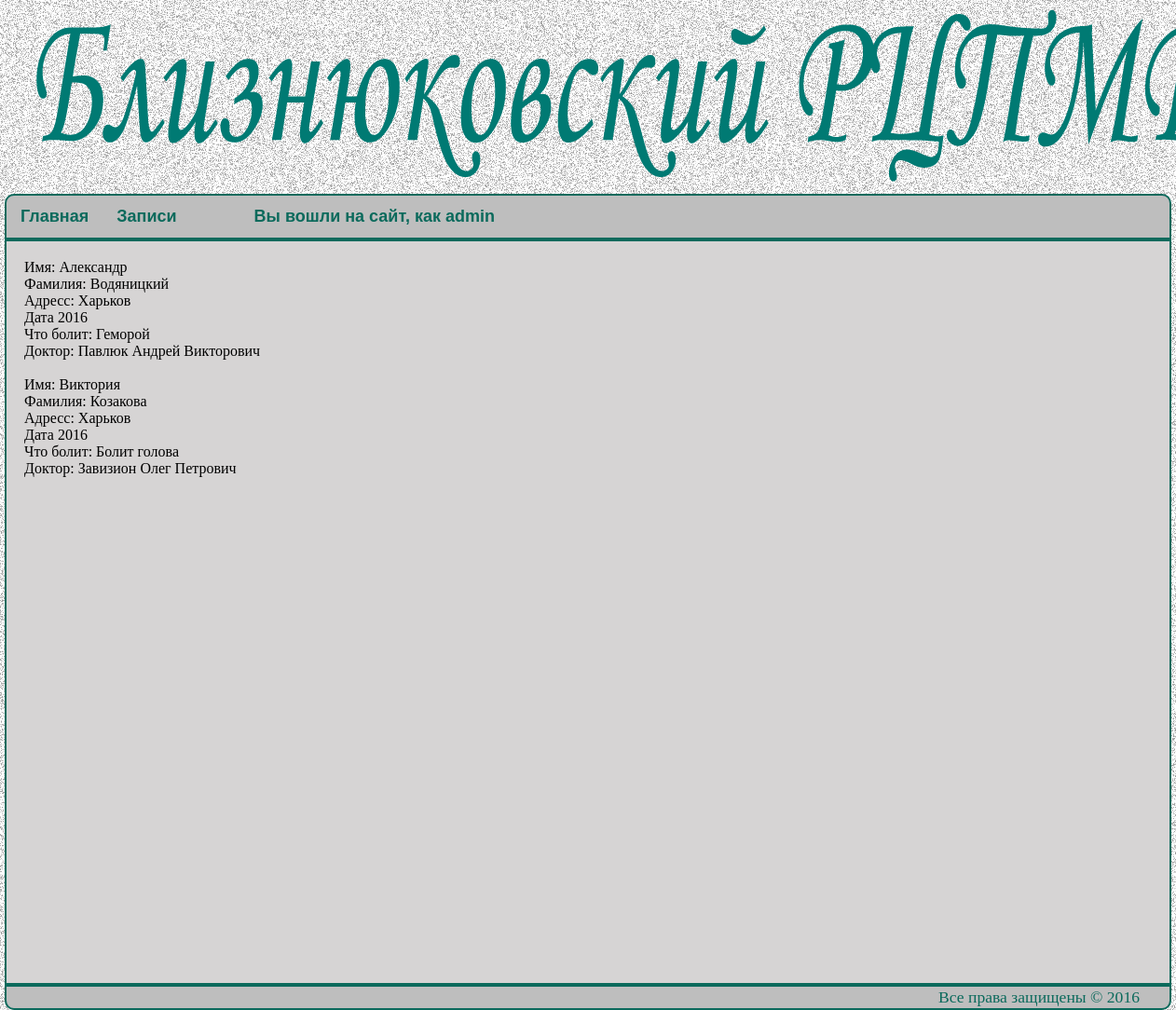
Screenshot of /admin/zapis.php with the database file from the repository.
### tables this page shows
CREATE TABLE IF NOT EXISTS `visit` (
  `id` int(11) NOT NULL,
  `name` varchar(200) NOT NULL,
  `last_name` varchar(200) NOT NULL,
  `adress` varchar(200) NOT NULL,
  `telefon` varchar(200) NOT NULL,
  `date` int(11) NOT NULL,
  `comments` varchar(200) NOT NULL,
  `doctorName` varchar(200) NOT NULL
);

### admin/zapis.php (the view, shortened to what this page needs)
<html>
<head>
    <link href="../css/style.css" rel="stylesheet">
</head>
<body>
    <table cellpadding="0" cellspacing="0" width="860" align="center">
        <tr>
            <?php
            include 'header.php';
            ?>
        </tr>
        <td class="center_col">
           <?php
			include('../bd.php');
			$resultat = mysql_query("SELECT * FROM visit",$db);
			$array = mysql_fetch_array($resultat);
			do
			{
			echo "Имя: ".$array['name']."<br>Фамилия: ".$array['last_name']."<br>Адресс: ".$array['adress']."<br>Дата ".$array['date']."<br>Что болит: ".$array['comments']."<br>Доктор: ".$array['doctorName']."<br><br>";
			}
			while($array = mysql_fetch_array($resultat));
			?>
        </td>
    <tr>
        <td colspan="3" class="footer"><div id='right'>Все права защищены &copy <?=date('Y')?></div></td>
    </tr>
</table>
</body>
</html>

### admin/header.php
<html>
<body>
    <div id="logo">  </div>
    <td colspan="3" class="header">
        <ul id="menu">
            <li><a href="../index.php">Главная</a></li>
            <li><a href="zapis.php">Записи</a></li>
            <li><h>
                <?php if (empty($_SESSION['login']) or empty($_SESSION['id'])) {
                        echo "Вы вошли на сайт, как admin<br>";
                   }
                ?>
            </h></li>
        </ul>
    </td>
</body>
</html>

### css/style.css (style rules this page uses)
body { background: url('../image/img1.jpg'); width: 100%; margin: 0 auto; }
div#logo { width:100%; height:13em; background:url('../image/img2.png') no-repeat; }
#menu { list-style:none; width: 78em; padding:0; margin: auto; }
#menu li { float:left; font:bold 13px Arial; }
#menu a { color: hsl(171, 81%, 23%); padding: 12px 15px; text-decoration: none; font-weight: bold; font-size: 18px; display: inline-block; }
#menu h { color: hsl(171, 81%, 23%); padding: 12px 68px; text-decoration: none; font-weight: bold; font-size: 18px; display: inline-block; text-align: center }
.header { padding: 0; list-style-type: none; border: 2px solid hsl(171, 81%, 23%); border-radius: 10px 10px 0 0; width: 81em; text-align: left; background-color: #bebebe; }
.center_col { width:81em; height:50em; background-color: #D6D4D4; padding:19px; vertical-align:top; border:2px solid hsl(171, 81%, 23%) }
.footer { color: hsl(171, 81%, 23%); width: 81em; height:1.3em; margin:auto; padding: 1px 2px; background-color: #bebebe; border-top: 2px solid silver; margin-top: 4px ; border: 2px solid hsl(171, 81%, 23%); border-radius: 0 0 10px 10px; }
#right { float:right; width: 50%; text-align: right; margin-right: 30px; font-size: 1.1em; }

### rows the page displays
visit: name "Александр", last_name "Водяницкий", adress "Харьков", date "2016", comments "Геморой", doctorName "Павлюк Андрей Викторович"
visit: name "Виктория", last_name "Козакова", adress "Харьков", date "2016", comments "Болит голова", doctorName "Завизион Олег Петрович"
